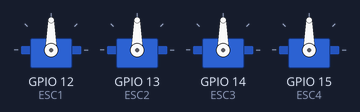
Simulated run of this sketch. Board: ESP8266 (NodeMCU). On the bench: 4 × servo. WiFi joins after 1.5 s; servers stay silent unless stated; uploads are accepted with an empty reply; what the sketch prints to the serial monitor is not drawn.

Above: at 0.1 s.
At 2.3 s:
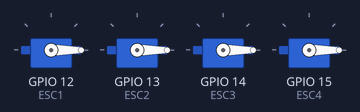
Timing chart, 0 to 3.8 s (numbered marks = the images above):
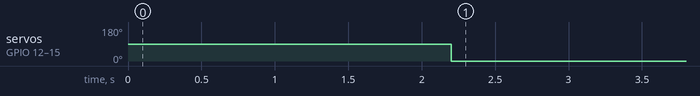

Measured:
- by itself, servo on GPIO 12 (ESC1), servo on GPIO 13 (ESC2), servo on GPIO 14 (ESC3), servo on GPIO 15 (ESC4): 90° → 0° at 2.2 s

The sketch:

receivedata.ino
```cpp
#include <ESP8266WiFi.h>
#include <WiFiClient.h>
#include <ESP8266HTTPClient.h>
#include <string.h>
#include <Servo.h>
#include <Math.h>
#define ON_Board_LED 2  //--> Defining an On Board LED (GPIO2 = D4), used for indicators when the process of connecting to a wifi router
const int trigPin = 5; // D1
const int echoPin = 4; // D2


//-- Getting information using MM LaptopNetwork
const char* ssid = "LAPTOP-VFUTQCLK 8600";
const char* password = "<0909Vg4";
const char *host = "http://192.168.137.171";
//-- Using my own Network
//const char* ssid = "";
//const char* password = "##";
//const char *host = "http://192.168.1.128";
double duration;
double distance;
double pos=3444.44;
double vel=4.8;
double acel=8.16;
double pre_pos =0.0;
double pre_vel =0.0;
double t_pre=0;
double t_current=0;
double dts=0;
double dt=0.00;

//String GetAddress, LinkGet,LinkSend, getData, SendAddress;
int id = 1; //--> ID in Database
//const String LinkSend ="http://192.168.1.128/ESP8266_GET_DATABASE/send_sensor_value.php";
//const String LinkGet = "http://192.168.1.128/ESP8266_GET_DATABASE/get_data.php";
const String LinkSend ="http://192.168.137.171/ESP8266_GET_DATABASE/send_sensor_value.php";
const String LinkGet = "http://192.168.137.171/ESP8266_GET_DATABASE/get_data.php";
//LinkGet = host + GetAddress; //--> Make a Specify request destination
//LinkSend = host + SendAddress;
String getData = "ID=" + String(id);


Servo ESC1;
Servo ESC2;
Servo ESC3;
Servo ESC4;

void setup() {
  Serial.begin(115200);
 Serial.println("Starting....");
pinMode(trigPin, OUTPUT); // Sets the trigPin as an Output
pinMode(echoPin, INPUT); // Sets the echoPin as an Input
digitalWrite(trigPin,LOW);
  // put your setup code here, to run once:
  ESC1.attach(12,1000,2000); // D6
  ESC2.attach(13,1000,2000); // D7
  ESC3.attach(14,1000,2000); // D5
  ESC4.attach(15,1000,2000); // D8

  delay(500);
  WiFi.mode(WIFI_STA);
  WiFi.begin(ssid, password); //--> Connect to your WiFi router
  //Serial.println("");
  //Serial.print("Connecting");
  while (WiFi.status() != WL_CONNECTED)
  {
    //Serial.print(".");
    //----------------------------------------Make the On Board Flashing LED on the process of connecting to the wifi router.
    digitalWrite(ON_Board_LED, LOW);
    delay(250);
    digitalWrite(ON_Board_LED, HIGH);
    delay(250);
    //----------------------------------------
  }
}

void loop() {
  //Clears the trigPin
//  digitalWrite(trigPin, LOW);
//  delayMicroseconds(2);
//  digitalWrite(trigPin, HIGH);
//  delayMicroseconds(10);
//  digitalWrite(trigPin, LOW);
////
//  duration = pulseIn(echoPin, HIGH)*0.17; // Distance in mm
//  t_pre = t_current;
//  t_current = micros();
//  dts = t_current-t_pre;

 // dt = (dts)/1000000;
//  pre_pos = pos;
//  pos = distance;
//  pre_vel = vel;
//  vel = (pos-pre_pos);
//  acel = (vel-pre_vel)/dt;
  HTTPClient http; //--> Declare object of class HTTPClient
//  //----------------------------------------Getting Data from MySQL Database

  http.begin(LinkGet); //--> Specify request destination
  http.addHeader("Content-Type", "application/x-www-form-urlencoded");    //Specify content-type header
  int httpCodeGet = http.POST(getData); //--> Send the request
  String payloadGet = http.getString(); //--> Get the response payload from server
  http.end(); //--> Close connection
  String v1 = payloadGet.substring(1 , 4);   String v2 = payloadGet.substring(5 , 8);
  String v3 = payloadGet.substring(9 , 12);  String v4 = payloadGet.substring(13, 16);
  int w1 = v1.toInt();  int w2 = v2.toInt();
  int w3 = v3.toInt();  int w4 = v4.toInt();
  w1 = map(w1, 0, 1023, 0, 180); ESC1.write(w1);  w2 = map(w2, 0, 1023, 0, 180); ESC2.write(w2);
  w3 = map(w3, 0, 1023, 0, 180); ESC3.write(w3);  w4 = map(w4, 0, 1023, 0, 180); ESC4.write(w4);
  http.begin(LinkSend);
  http.addHeader("Content-Type", "application/x-www-form-urlencoded");
  String httpRequestData = "&pos=" + String(pos) + "&speed=" + String(pos) + "&acel=" + String(dts) + "";
  int httpResponseCode = http.POST(httpRequestData);


  http.end();

}
```
